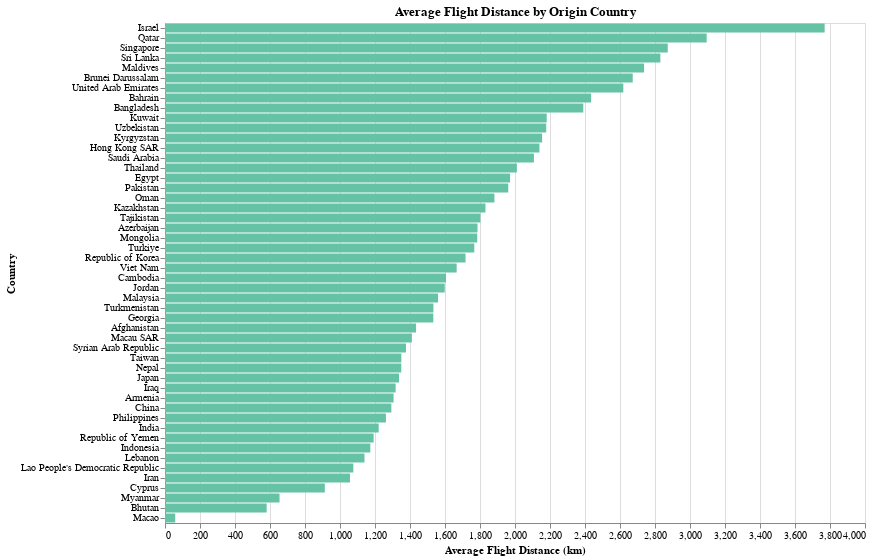

The notebook cell this image was saved under:
### Code cell
avg_distance = routes_df.groupby('Origin Country')['Flight Distance (km)'].mean().reset_index()
avg_chart = alt.Chart(avg_distance).mark_bar(color='#66C2A5').encode(
    x=alt.X('Flight Distance (km):Q', title='Average Flight Distance (km)'),
    y=alt.Y('Origin Country:N', sort='-x', title='Country'),
    tooltip=['Origin Country', 'Flight Distance (km):Q']
).properties(
    title='Average Flight Distance by Origin Country',
    width=700,
    height=500
)

avg_chart

### Figure 1 — Vega-Lite specification as saved in the notebook (floating-point values rounded to 4 significant figures)
{"config": {"view": {"continuousWidth": 300, "continuousHeight": 300}}, "data": {"name": "data-cf1f3419e55bed0b02b44210b968ab11"}, "mark": {"type": "bar", "color": "#66C2A5"}, "encoding": {"tooltip": [{"field": "Origin Country", "type": "nominal"}, {"field": "Flight Distance (km)", "type": "quantitative"}], "x": {"field": "Flight Distance (km)", "title": "Average Flight Distance (km)", "type": "quantitative"}, "y": {"field": "Origin Country", "sort": "-x", "title": "Country", "type": "nominal"}}, "height": 500, "title": "Average Flight Distance by Origin Country", "width": 700, "$schema": "https://vega.github.io/schema/vega-lite/v5.20.1.json", "datasets": {"data-cf1f3419e55bed0b02b44210b968ab11": [{"Origin Country": "Afghanistan", "Flight Distance (km)": 1435.0}, {"Origin Country": "Armenia", "Flight Distance (km)": 1306.0}, {"Origin Country": "Azerbaijan", "Flight Distance (km)": 1786.0}, {"Origin Country": "Bahrain", "Flight Distance (km)": 2435.0}, {"Origin Country": "Bangladesh", "Flight Distance (km)": 2390.0}, {"Origin Country": "Bhutan", "Flight Distance (km)": 580.9}, {"Origin Country": "Brunei Darussalam", "Flight Distance (km)": 2673.0}, {"Origin Country": "Cambodia", "Flight Distance (km)": 1606.0}, {"Origin Country": "China", "Flight Distance (km)": 1293.0}, {"Origin Country": "Cyprus", "Flight Distance (km)": 913.3}, {"Origin Country": "Egypt", "Flight Distance (km)": 1972.0}, {"Origin Country": "Georgia", "Flight Distance (km)": 1533.0}, {"Origin Country": "Hong Kong SAR", "Flight Distance (km)": 2140.0}, {"Origin Country": "India", "Flight Distance (km)": 1221.0}, {"Origin Country": "Indonesia", "Flight Distance (km)": 1173.0}, {"Origin Country": "Iran", "Flight Distance (km)": 1057.0}, {"Origin Country": "Iraq", "Flight Distance (km)": 1318.0}, {"Origin Country": "Israel", "Flight Distance (km)": 3770.0}, {"Origin Country": "Japan", "Flight Distance (km)": 1337.0}, {"Origin Country": "Jordan", "Flight Distance (km)": 1598.0}, {"Origin Country": "Kazakhstan", "Flight Distance (km)": 1831.0}, {"Origin Country": "Kuwait", "Flight Distance (km)": 2181.0}, {"Origin Country": "Kyrgyzstan", "Flight Distance (km)": 2155.0}, {"Origin Country": "Lao People's Democratic Republic", "Flight Distance (km)": 1076.0}, {"Origin Country": "Lebanon", "Flight Distance (km)": 1140.0}, {"Origin Country": "Macao", "Flight Distance (km)": 58.5}, {"Origin Country": "Macau SAR", "Flight Distance (km)": 1411.0}, {"Origin Country": "Malaysia", "Flight Distance (km)": 1560.0}, {"Origin Country": "Maldives", "Flight Distance (km)": 2737.0}, {"Origin Country": "Mongolia", "Flight Distance (km)": 1784.0}, {"Origin Country": "Myanmar", "Flight Distance (km)": 654.5}, {"Origin Country": "Nepal", "Flight Distance (km)": 1350.0}, {"Origin Country": "Oman", "Flight Distance (km)": 1882.0}, {"Origin Country": "Pakistan", "Flight Distance (km)": 1962.0}, {"Origin Country": "Philippines", "Flight Distance (km)": 1262.0}, {"Origin Country": "Qatar", "Flight Distance (km)": 3095.0}, {"Origin Country": "Republic of Korea", "Flight Distance (km)": 1717.0}, {"Origin Country": "Republic of Yemen", "Flight Distance (km)": 1192.0}, {"Origin Country": "Saudi Arabia", "Flight Distance (km)": 2108.0}, {"Origin Country": "Singapore", "Flight Distance (km)": 2873.0}, {"Origin Country": "Sri Lanka", "Flight Distance (km)": 2831.0}, {"Origin Country": "Syrian Arab Republic", "Flight Distance (km)": 1377.0}, {"Origin Country": "Taiwan", "Flight Distance (km)": 1351.0}, {"Origin Country": "Tajikistan", "Flight Distance (km)": 1803.0}, {"Origin Country": "Thailand", "Flight Distance (km)": 2011.0}, {"Origin Country": "Turkiye", "Flight Distance (km)": 1767.0}, {"Origin Country": "Turkmenistan", "Flight Distance (km)": 1534.0}, {"Origin Country": "United Arab Emirates", "Flight Distance (km)": 2619.0}, {"Origin Country": "Uzbekistan", "Flight Distance (km)": 2179.0}, {"Origin Country": "Viet Nam", "Flight Distance (km)": 1667.0}]}}
